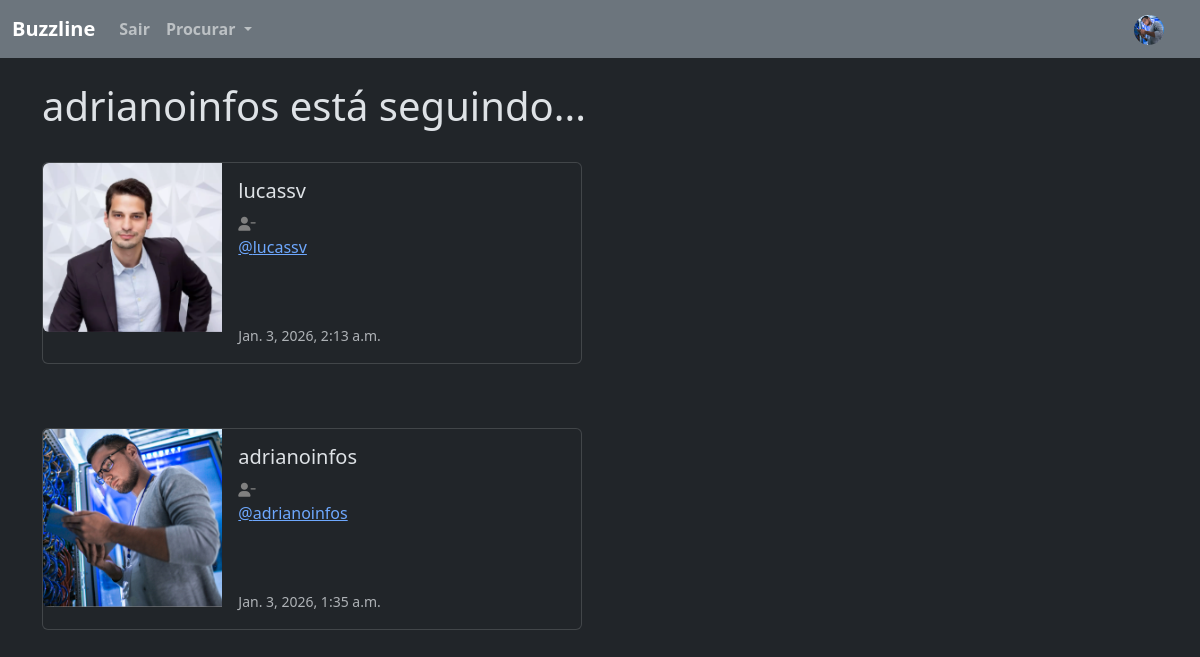
The page /profile/follows/12 (signed in) on the database its author committed.
### buzzline/models.py (models this page shows, shortened)
class Profile(models.Model):
    user = models.OneToOneField(User, on_delete=models.CASCADE) # UM USUARIO TERÁ 1 PERFIL, LOGO 1 PERFIL TERÁ APENAS 1 USUARIO
    follows = models.ManyToManyField("self", # UM PERFIL PODE SEGUIR MUITOS PERFIS
        related_name="followed_by", # QUEM SEGUE ESSE PERFIL
        symmetrical=False, # A PESSOA QUE SEGUE O OUTRO NÃO PRECISA SEGUIR DE VOLTA
        blank=True #NÃO É OBRIGADO A SEGUIR ALGUEM ESSE VALOR PODE SER VAZIO
        )
    date_modified = models.DateTimeField(User, auto_now=True)
    profile_image = models.ImageField(null=True, blank=True, upload_to='images/')
    profile_bio = models.CharField(null=True, blank=True, max_length=500)
    homepage_link = models.CharField(null=True, blank=True, max_length=100)
    facebook_link = models.CharField(null=True, blank=True, max_length=100)
    instagram_link = models.CharField(null=True, blank=True, max_length=100)
    linkedin_link = models.CharField(null=True, blank=True, max_length=100)

### buzzline/views.py (the view)
# urls.py: path('profile/follows/<int:pk>', views.follows, name='follows'),
def follows(request, pk):
    if request.user.is_authenticated:
        if request.user.id == pk:
            profiles = Profile.objects.get(user_id=pk)
            return render(request, 'follows.html', {"profiles":profiles })
        else:
            messages.success(request, ("Essa não é a página do seu perfil..."))
            return redirect('follows')
    else:
        messages.success(request, ("Você precisa estar logado para ver essa página"))
        return redirect('home')

### buzzline/templates/follows.html
{% extends 'base.html' %}
{% load static %}
{% block content %}
<h1>{{ request.user.username }} está seguindo...</h1>
<br />
{% if profiles %}
{% for profile in profiles.follows.all %}
<div class="card mb-3" style="max-width: 540px;">
    <div class="row g-0">
        <div class="col-md-4">
            {% if profile.profile_image %}
            <img src="{{ profile.profile_image.url }}" width="200" height="200" class="img-fluid rounded-start"
                alt="{{ profile.user.username }}">
            {% else %}
            <img src="{% static '/images/default_profile_pic.png' %}" class="img-fluid rounded-start"
                alt="Profile Image">
            {% endif %}
        </div>
        <div class="col-md-8">
            <div class="card-body">
                <h5 class="card-title">{{ profile.user.username }}</h5>
                {% if profile in profiles.follows.all %}
                <a href="{% url 'unfollow' profile.user.id %}">
                    <i class="fa fa-user-minus small" style="color: grey"></i></a>
                {% else %}
                <a href="{% url 'follow' profile.user.id %}">
                    <i class="fa fa-user-plus small" style="color: grey"></i></a>
                {% endif %}
                <p class="card-text"><a href="{% url 'profile' profile.user.id %}"> @{{ profile.user.username|lower }}</a></p>
                <br /><br />
                <p class="card-text"><small class="text-body-secondary">{{ profile.date_modified }}</small></p>
            </div>
        </div>
    </div>
</div>
<br /><br />
{% endfor %}
{% endif %}
{% endblock %}

### buzzline/templates/navbar.html (shortened to what this page needs)
{% load static %}
<nav class="navbar navbar-expand-lg bg-secondary navbar-dark " data-bs-theme="light">
  <div class="container-fluid">
    <a class="navbar-brand fw-semibold" href="{% url 'home' %}">Buzzline</a>
    <div class="collapse navbar-collapse" id="navbarSupportedContent">
      <ul class="navbar-nav me-auto mb-2 mb-lg-0">
        {% if user.is_authenticated %}
        <li class="nav-item">
          <a class="nav-link fw-semibold" href="{% url 'logout' %}">Sair</a>
        </li>
        {% endif %}
        <li class="nav-item dropdown">
          <a class="nav-link dropdown-toggle fw-bold" href="#" role="button" data-bs-toggle="dropdown" aria-expanded="false">
            Procurar
          </a>
        </li>
      </ul>
        {% if user.is_authenticated %}
          <ul class="navbar-nav ml-auto">
            <li class="nav-link navbar-brand">
              <a href="{% url 'profile' request.user.id %}">
                {% if user.profile.profile_image %}
                <img src="{{ user.profile.profile_image.url }}" width="30" height="30" class="rounded-circle">
                {% else %}
                <img src="{% static '/images/default_profile_pic.png' %}" class="img-fluid rounded-circle" width="30" height="30">
                {% endif %}
              </a>
            </li>
          </ul>
        {% endif %}
    </div>
  </div>
</nav>

### rows shown on the page
Profile: profile_image (picture), user.username "lucassv", date_modified "Jan. 3, 2026, 2:13 a.m."
Profile: profile_image (picture), user.username "adrianoinfos", date_modified "Jan. 3, 2026, 1:35 a.m."

### other values the page prints
{{ request.user.username }} "adrianoinfos"
